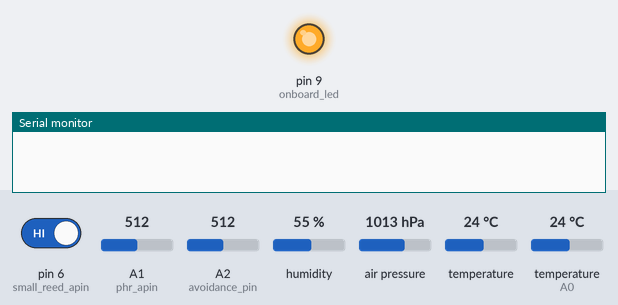
Recording of a sketch running on a simulated Arduino Uno, built with avr-gcc and run on an emulated ATmega328P. On the bench: output pins drawn as LEDs (lit = HIGH), the last lines printed to the serial monitor. Inputs (shaded band) come from the test bench; at power-on: pin 6 (small_reed_apin) HIGH, A1 (phr_apin) = 512, A2 (avoidance_pin) = 512, humidity 55 %, air pressure 1013 hPa, temperature 24 °C, temperature (sensor on A0) 24 °C.

Above: at 2.05 s.
At 2.2 s:
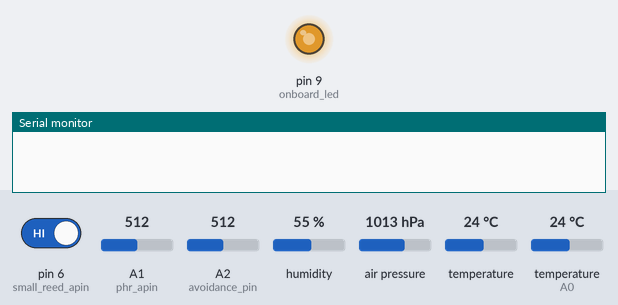
At 2.45 s:
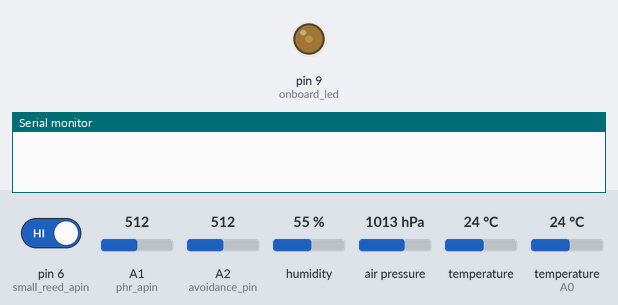
At 2.85 s:
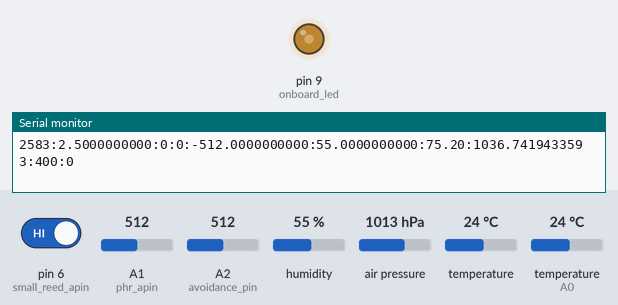
Timing chart, 0 to 5.0 s (numbered marks = the images above):
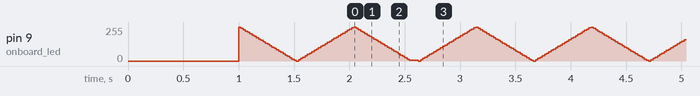

The sketch:

smartfixture.ino
```cpp
//#define DEBUG
#include <Wire.h>
#include <SFE_BMP180.h>
#include <dht.h>
#define ALTITUDE 195
// Temp-humidity
#define dht_apin A0
// photo resistor
#define phr_apin A1

// PIR motion
#define PIR 4
// small reed switch
#define small_reed_apin 6
// large reed switch
#define large_reed_apin 5
// IR/avoidance distance sensor
#define avoidance_pin A2
/* Actually, 13 is the onboard led. But it
 * Turns out the device will be "busy" if something is connected
 * to pin 13. */
#define onboard_led 9
/* Rotary encoder pins
 * It's clear I don't know what I'm doing with this. In the sameple code,
 * the CLK pin was completely ignored as it is here. It's probably key
 * to not getting 5 readings. */
#define CLK 2
#define DAT 3
#define SW 4

/* This was origally here so the Arduberry could decide whether the
 * light is on. */
int light_threshold = 400;
int count = 0;
int seconds = 0;
int temp_read = 30;
int send_seconds = 15;
int reset = 30;

dht DHT;
SFE_BMP180 pressure;


struct weather_t {
  float temperature;
  float humidity;
  float pressure;
};

void printdata();

bool read_switch() {
#ifdef DEBUG
    Serial.println("Gonna read switch");
#endif
  return !digitalRead(small_reed_apin);
}

float read_light() {
#ifdef DEBUG
    Serial.println("Gonna read light level");
#endif
  return analogRead(phr_apin);
}

float read_presence() {
#ifdef DEBUG
    Serial.println("Gonna check for presence");
#endif
  return (analogRead(avoidance_pin) * 5.0) / 1024.0;
}

float read_pressure() {
#ifdef DEBUG
    Serial.println("Gonna get hPa");
#endif
  char status;
  double T, P, p0, a;
  status = pressure.startTemperature();
  if (status != 0) {
    delay(status);

    status = pressure.getTemperature(T);
    if (status != 0) {
      status = pressure.startPressure(3);
      if (status != 0) {
        delay(status);
        status = pressure.getPressure(P, T);

        p0 = pressure.sealevel(P, ALTITUDE);
      }
    }
  }
  return p0;
}

void read_weather() {
#ifdef DEBUG
    Serial.println("Gonna get weather");
#endif
  DHT.read11(dht_apin);
}

void light_on() {
  for (int i = 0; i < 255; i += 10) {
    analogWrite(onboard_led, i);
    delay(20);
  }
}

void light_off() {
  for (int i = 255; i > 0; i -= 10) {
    analogWrite(onboard_led, i);
    delay(20);
  }
}


void setup(){
  while (!Serial);
  Serial.println("Setting up.");
  pinMode(small_reed_apin, INPUT);
  // pinMode(large_reed_apin, INPUT);
  pinMode(avoidance_pin, INPUT);
  // pinMode(PIR, INPUT);
  pinMode(onboard_led, OUTPUT);
  Serial.begin(9600);
  pressure.begin();
  delay(1000);
  light_off();
  light_on();
}

void loop(){
  light_off();
  if (seconds % send_seconds == 0) {
#ifdef DEBUG
    Serial.println("Gonna print");
#endif
    printdata();
  }

  if (seconds % temp_read == 0) {
    seconds = 0;
  }

  light_on();
  seconds++;
}

void wait() {
  for (int i = 0; i < 15; i++) {
    light_on();
    light_off();
  }
  light_on();
  delay(1000);
}

void printdata() {
  // millis:presence:lrs:srs:ll:hum:temp:lt:pir
  DHT.read11(dht_apin);
  Serial.print(millis()); Serial.print(":");
  Serial.print(read_presence(), DEC); Serial.print(":"); //0?
  Serial.print(0, DEC); Serial.print(":");
  Serial.print(read_switch(), DEC); Serial.print(":");
  Serial.print(read_light() * -1.0, DEC); Serial.print(":"); //0?
  Serial.print(DHT.humidity, DEC); Serial.print(":");
  float t = (9.0/5.0) * DHT.temperature + 32;
  Serial.print(t); Serial.print(":");
  Serial.print(read_pressure(), DEC); Serial.print(":"); //0?
  Serial.print(light_threshold, DEC); Serial.print(":");
  Serial.println(0);
}
```
